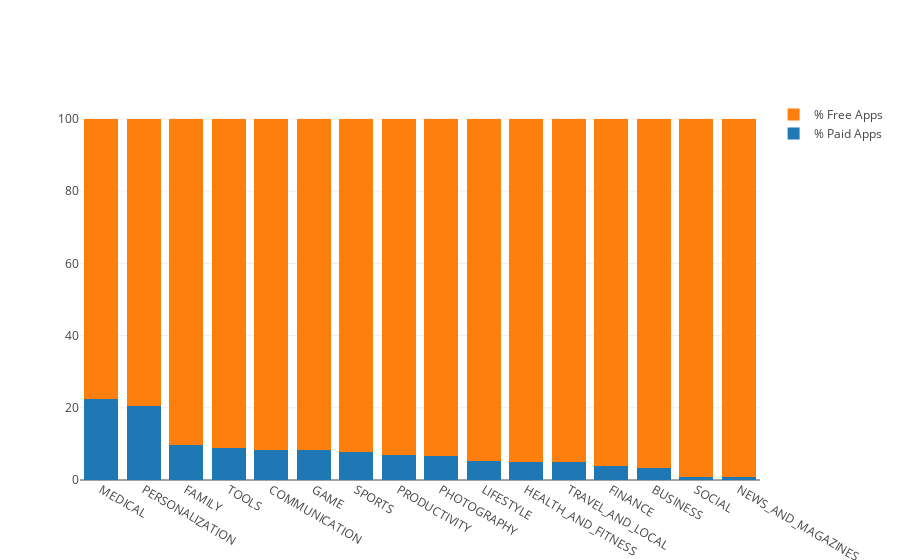

The code cell stored with this chart in its notebook:
### Code cell
paid_apps = go.Bar(
    x=df_price_type['Category'],
    y=df_price_type['Perc_Paid'],
    name='% Paid Apps'
)
free_apps = go.Bar(
    x=df_price_type['Category'],
    y=df_price_type['Perc_Free'],
    name='% Free Apps'
)

data = [paid_apps, free_apps]
layout = go.Layout(
    barmode='stack'
)

fig = go.Figure(data=data, layout=layout)
plotly.offline.iplot(fig)

### Figure 1 — Plotly figure (JSON) as saved in the notebook; plotly's stock layout.template omitted (floating-point values rounded to 4 significant figures)
{"data": [{"name": "% Paid Apps", "type": "bar", "uid": "1bd2bcb6-e965-4bce-a00c-f2db4fa6192b", "x": ["MEDICAL", "PERSONALIZATION", "FAMILY", "TOOLS", "COMMUNICATION", "GAME", "SPORTS", "PRODUCTIVITY", "PHOTOGRAPHY", "LIFESTYLE", "HEALTH_AND_FITNESS", "TRAVEL_AND_LOCAL", "FINANCE", "BUSINESS", "SOCIAL", "NEWS_AND_MAGAZINES"], "y": [22.52, 20.41, 9.59, 8.93, 8.39, 8.34, 7.62, 6.87, 6.52, 5.36, 4.92, 4.88, 3.94, 3.22, 0.88, 0.84]}, {"name": "% Free Apps", "type": "bar", "uid": "bd2b59f2-482f-4e8a-b83c-da0600fbe6f7", "x": ["MEDICAL", "PERSONALIZATION", "FAMILY", "TOOLS", "COMMUNICATION", "GAME", "SPORTS", "PRODUCTIVITY", "PHOTOGRAPHY", "LIFESTYLE", "HEALTH_AND_FITNESS", "TRAVEL_AND_LOCAL", "FINANCE", "BUSINESS", "SOCIAL", "NEWS_AND_MAGAZINES"], "y": [77.48, 79.59, 90.41, 91.07, 91.61, 91.66, 92.38, 93.13, 93.48, 94.64, 95.08, 95.12, 96.06, 96.78, 99.12, 99.16]}], "layout": {"barmode": "stack"}}
